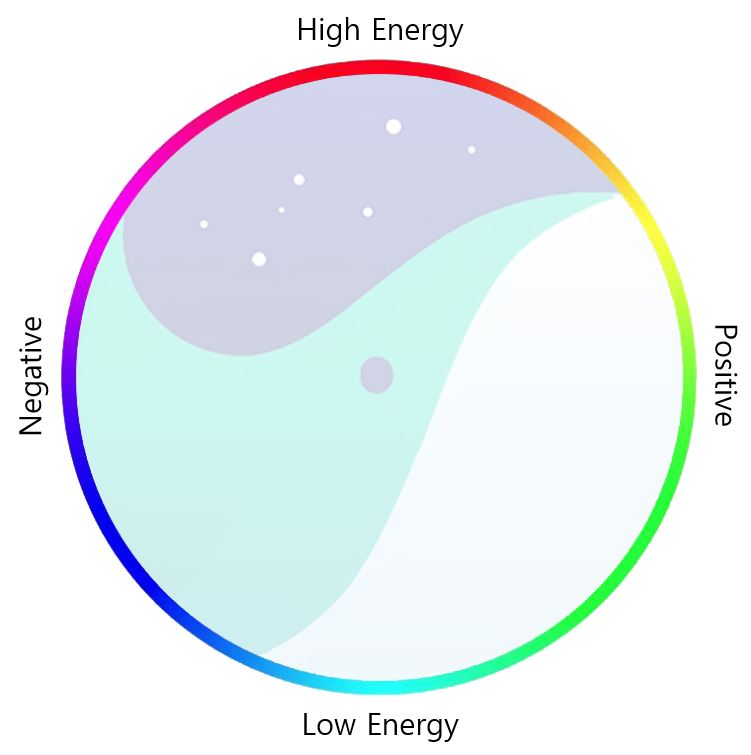
//> input picture hj_gui_test/whale.JPG, 751 x 755 px
$ ./main   (built with g++ and OpenCV 4)
//> lines starting //> are read from the running program, lines starting //| are printed output that depends on the picture; after the words box and inside, x2 and y2 are one past the last pixel; in counts of white or black regions, pixels touching at a corner belong together
### hj_gui_test/gui_test.h
/*Gui 헤더파일
  main문을 간결하게 표현하기 위해 사용하는 헤더파일들과 변수들 저장*/

#include <opencv2/opencv.hpp>
#include <iostream>
#include <opencv2/highgui.hpp>
#include <opencv2/imgproc.hpp>
#include <cmath>
#define PI 3.14

using namespace cv;
using namespace std;

Scalar black(0, 0, 0);
Scalar red(0, 0, 255);
Scalar green(0, 180, 0);
Scalar blue(255, 0, 0);
Scalar white(255, 255, 255);
Scalar yellow(0, 255, 255);
Scalar cyan(255, 255, 0);
Scalar magenta(255, 0, 255);
Scalar gray(150, 150, 150);
Scalar purple(255, 0, 127);

typedef struct {
	double r;       // a fraction between 0 and 1
	double g;       // a fraction between 0 and 1
	double b;       // a fraction between 0 and 1
} rgb;

typedef struct {
	double h;       // angle in degrees
	double s;       // a fraction between 0 and 1
	double v;       // a fraction between 0 and 1
} hsv;

static rgb   hsv2rgb(hsv in);

namespace Gui {
	Mat readimg(String name, int x, int y);
	Scalar deg2hue(int x, int y);
	rgb hsv2rgb(hsv in);
	void color_line_chart(Mat img, Point emotion);
	void stick_chart(Mat img, Point emotion);
}

### hj_gui_test/main.cpp
/*감정의 변화를 원형그래프와 막대그래프로 나타내는 코드
  추후에 감정엔진으로부터 값을 받아와 표현하는 걸로 수정할것*/

#include "gui_test.h"	//gui와 관련된 헤더파일

int main()
{
	Mat color_img, stick_img;
	Point emotion;

	color_img = Gui::readimg("whale.jpg", 384, 384);	//원형색상그래프 이미지 불러오기
	stick_img = Gui::readimg("stick.jpg", 190, 220);	//막대그래프 이미지 불러오기

	printf("변화량을 입력 : ");
	scanf_s("%d %d", &emotion.x, &emotion.y);	//입력값 emotion에 저장

	Gui::color_line_chart(color_img, emotion);	//좌표값에 따라 화살표그려주는 함수
	Gui::stick_chart(stick_img, emotion);		//좌표값을 막대그래프로 나타내주는 함수
	waitKey(0);

}

Mat Gui::readimg(String name, int x, int y) //이미지파일 불러오고 사이즈 조절하는 함수
{
//> called with name = "whale.jpg", x = 384, y = 384
	Mat img;

	img = imread(name, IMREAD_COLOR);
//> img is the input picture: 755 rows x 751 cols, CV_8UC3; mean B, G, R 241.6, 238, 230.2
	resize(img, img, Size(x, y));
//> img: 384 rows x 384 cols, CV_8UC3
//> call 2 of readimg, with name = "stick.jpg", x = 190, y = 220
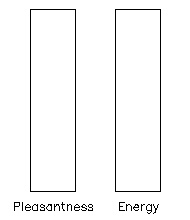
//> input picture stick.jpg, 190 x 220 px
//> in readimg, img is the input picture: 220 rows x 190 cols, CV_8UC3; min 0, max 255, mean 247.5

	return img;
}

Scalar Gui::deg2hue(int x, int y)//좌표값 받아서 각도에따른 색으로 변환해주는 함수
{
	//좌표각도->hue값으로 변환
	float degree;
	int hue;

	degree = atan2(x, y) * 180 / PI;

	//각도값이 -180~180 범위로 표현되기 때문에 0~360도로 변환하기위한 조건문
	if (degree >= 0)
	{
		hue = (int)degree / 2;
	}
	else if (degree < 0)
	{
		degree += 360.0;
		//printf("%.f\n", degree);
		hue = (int)degree / 2;
	}

	//hue값 color로 변환
	rgb R;
	hsv P;
	int r, g, b;
	P.h = hue * 2;
	P.s = 1;
	P.v = 1;
	R = Gui::hsv2rgb(P);
	r = (int)(R.r * 255);
	g = (int)(R.g * 255);
	b = (int)(R.b * 255);

	return Scalar(b, g, r);
}

rgb Gui::hsv2rgb(hsv in)//hsv->rgb로 바꾸는 함수
{
	double      hh, p, q, t, ff;
	long        i;
	rgb         out;

	if (in.s <= 0.0) {       // < is bogus, just shuts up warnings
		out.r = in.v;
		out.g = in.v;
		out.b = in.v;
		return out;
	}
	hh = in.h;
	if (hh >= 360.0) hh = 0.0;
	hh /= 60.0;
	i = (long)hh;
	ff = hh - i;
	p = in.v * (1.0 - in.s);
	q = in.v * (1.0 - (in.s * ff));
	t = in.v * (1.0 - (in.s * (1.0 - ff)));

	switch (i) {
	case 0:
		out.r = in.v;
		out.g = t;
		out.b = p;
		break;
	case 1:
		out.r = q;
		out.g = in.v;
		out.b = p;
		break;
	case 2:
		out.r = p;
		out.g = in.v;
		out.b = t;
		break;

	case 3:
		out.r = p;
		out.g = q;
		out.b = in.v;
		break;
	case 4:
		out.r = t;
		out.g = p;
		out.b = in.v;
		break;
	case 5:
	default:
		out.r = in.v;
		out.g = p;
		out.b = q;
		break;
	}
	return out;
}

void Gui::color_line_chart(Mat img, Point emotion) //좌표값에 따라 화살표그려주는 함수
{
//> called with emotion = Point(0, 0)
	int hue;
	Scalar color;
	Point center, result;

	center.x = img.rows / 2;			//이미지 중심좌표저장
//> center = Point(192, 0)
	center.y = img.cols / 2;
//> center = Point(192, 192)
	result.x = center.x + emotion.x;				//감정값의 원점을 이미지 중심으로 옮김
//> result = Point(192, 0)
	result.y = img.cols - (center.y + emotion.y);	//y좌표의 0점이 화면상단에서 시작하므로 반전시킴
//> result = Point(192, 192)

	color = deg2hue(emotion.x, emotion.y);			//좌표에 따른 bgr값 받아옴
//> color = Scalar(0, 0, 255)

	circle(img, Point(center.x, center.y), 4, gray, -1);	//그래프 중심
	line(img, Point(39, 192), Point(348, 192), gray, 1);	//x축
	line(img, Point(192, 38), Point(192, 345), gray, 1);	//y축
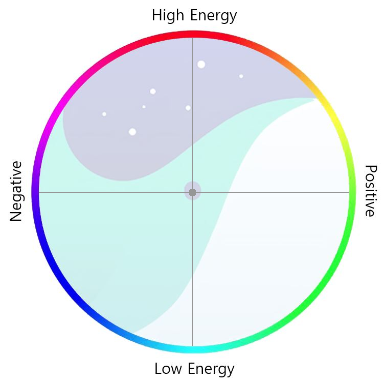
//> img: 384 rows x 384 cols, CV_8UC3; mean B, G, R 241.1, 237.6, 229.9
	arrowedLine(img, Point(center.x, center.y), Point(result.x, result.y), color, 2, CV_8UC3, 0, 0.1);	//화살표그리기
//> img: 384 rows x 384 cols, CV_8UC3; 15 pixels changed, all inside (x1, y1, x2, y2) = (190, 191, 195, 195)

	imshow("grdual_emotion", img);
}

void Gui::stick_chart(Mat img, Point emotion) //좌표값을 막대그래프로 나타내주는 함수
{
//> called with emotion = Point(0, 0)
	int center_y = 100; //막대그래프 중심축

	if (emotion.x >= 0) //감정의 x좌표(긍정,부정)가 양수이면 초록색으로 막대그래프 채움
	{
		rectangle(img, Point(31, center_y), Point(74, center_y - emotion.x), green, -1);
//> img: 220 rows x 190 cols, CV_8UC3
	}
	else                //감정의 x좌표(긍정,부정)가 음수이면 보라색으로 막대그래프 채움
		rectangle(img, Point(31, center_y), Point(74, center_y - emotion.x), purple, -1);

	if (emotion.y >= 0) //감정의 y좌표(에너지)가 양수이면 빨간색으로 막대그래프 채움
	{
		rectangle(img, Point(116, center_y), Point(159, center_y - emotion.y), red, -1);
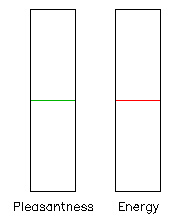
//> img: 220 rows x 190 cols, CV_8UC3; mean B, G, R 247, 247.2, 247.2
	}
	else                //감정의 y좌표(에너지)가 음수이면 파란색으로 막대그래프 채움
		rectangle(img, Point(116, center_y), Point(159, center_y - emotion.y), blue, -1);

	imshow("stick_emotion", img);
}
